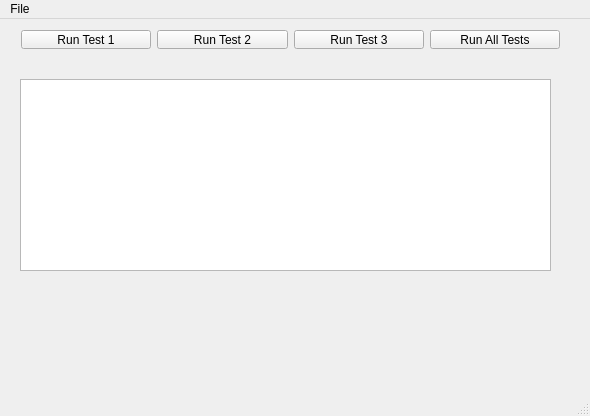
<?xml version="1.0" encoding="UTF-8"?>
<ui version="4.0">
 <class>MainWindow</class>
 <widget class="QMainWindow" name="MainWindow">
  <property name="geometry">
   <rect>
    <x>0</x>
    <y>0</y>
    <width>590</width>
    <height>416</height>
   </rect>
  </property>
  <property name="windowTitle">
   <string>cuTPS</string>
  </property>
  <widget class="QWidget" name="centralWidget">
   <widget class="QListWidget" name="resultsListWidget">
    <property name="geometry">
     <rect>
      <x>20</x>
      <y>60</y>
      <width>531</width>
      <height>192</height>
     </rect>
    </property>
   </widget>
   <widget class="QWidget" name="horizontalLayoutWidget">
    <property name="geometry">
     <rect>
      <x>10</x>
      <y>0</y>
      <width>561</width>
      <height>41</height>
     </rect>
    </property>
    <layout class="QHBoxLayout" name="horizontalLayout">
     <item>
      <widget class="QPushButton" name="btnRunTest1">
       <property name="text">
        <string>Run Test 1</string>
       </property>
      </widget>
     </item>
     <item>
      <widget class="QPushButton" name="btnRunTest2">
       <property name="text">
        <string>Run Test 2</string>
       </property>
      </widget>
     </item>
     <item>
      <widget class="QPushButton" name="btnRunTest3">
       <property name="text">
        <string>Run Test 3</string>
       </property>
      </widget>
     </item>
     <item>
      <widget class="QPushButton" name="runTestsButton">
       <property name="text">
        <string>Run All Tests</string>
       </property>
      </widget>
     </item>
    </layout>
   </widget>
  </widget>
  <widget class="QMenuBar" name="menuBar">
   <property name="geometry">
    <rect>
     <x>0</x>
     <y>0</y>
     <width>590</width>
     <height>24</height>
    </rect>
   </property>
   <widget class="QMenu" name="menuFile">
    <property name="title">
     <string>File</string>
    </property>
    <addaction name="actionQuit"/>
   </widget>
   <addaction name="menuFile"/>
  </widget>
  <widget class="QStatusBar" name="statusBar"/>
  <action name="actionQuit">
   <property name="text">
    <string>Quit</string>
   </property>
   <property name="shortcut">
    <string>Ctrl+Q</string>
   </property>
  </action>
 </widget>
 <layoutdefault spacing="6" margin="11"/>
 <resources/>
 <connections/>
</ui>
